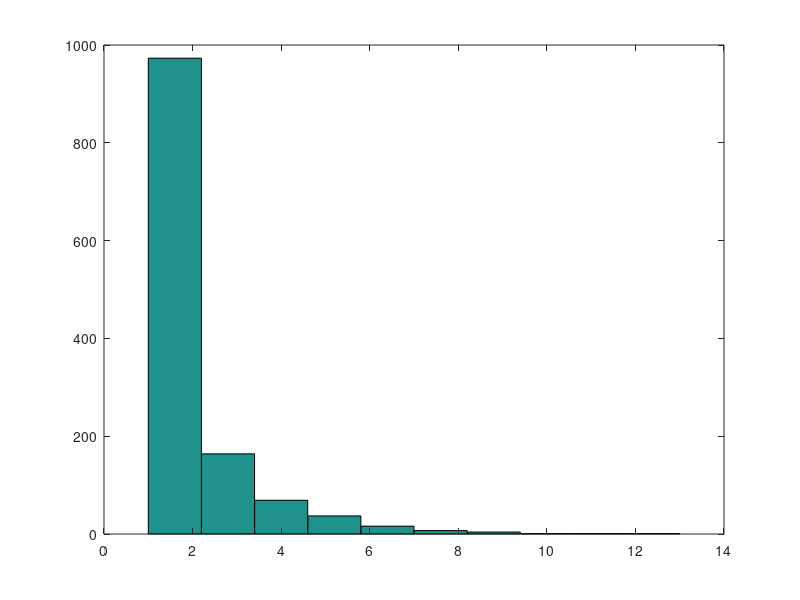

MATLAB code for this plot:
close all; clear all; clc;
A = randi([0:1],[5000,1]);
RunMax = 0;
j = 1;
index = 1;
count = 0;
flag = 0; %//  to see if the previous encounter was 0 or 1 
for i = 1 : length(A)
    if A(i) == 1
        count = count + 1;
        if flag == 0 
            index = i;
            flag = 1;
        end
    end
    if A(i) == 0 || i == length(A)
        RunLength(j)= count;
        if count > RunMax
            RunMax = count;
        end
        if flag == 1
            j = j+1;
        end
        flag = 0;
        count = 0;
    end
end
RunMax;   % Longest Run of Heads %
hist(RunLength)

